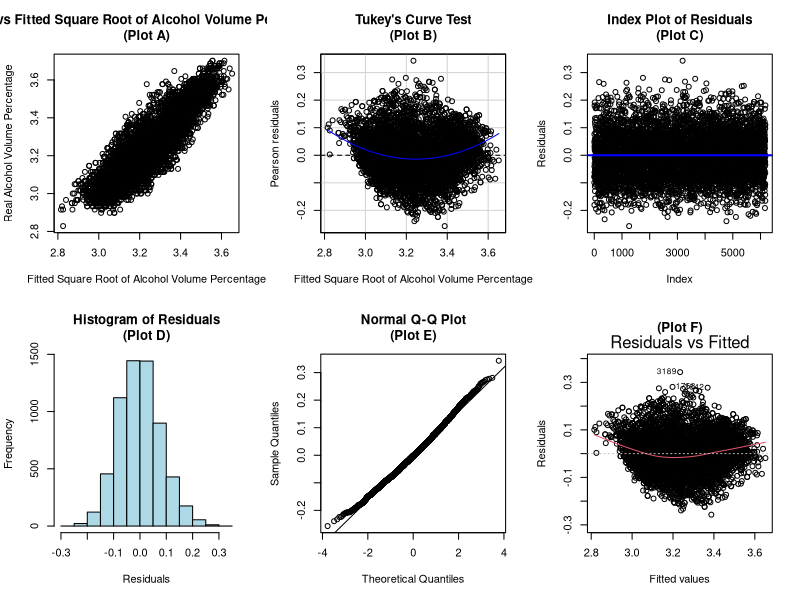
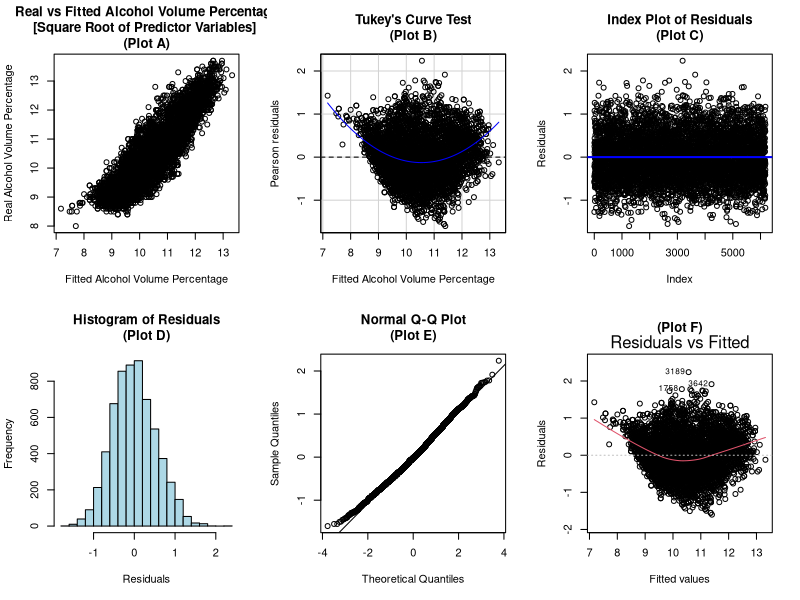
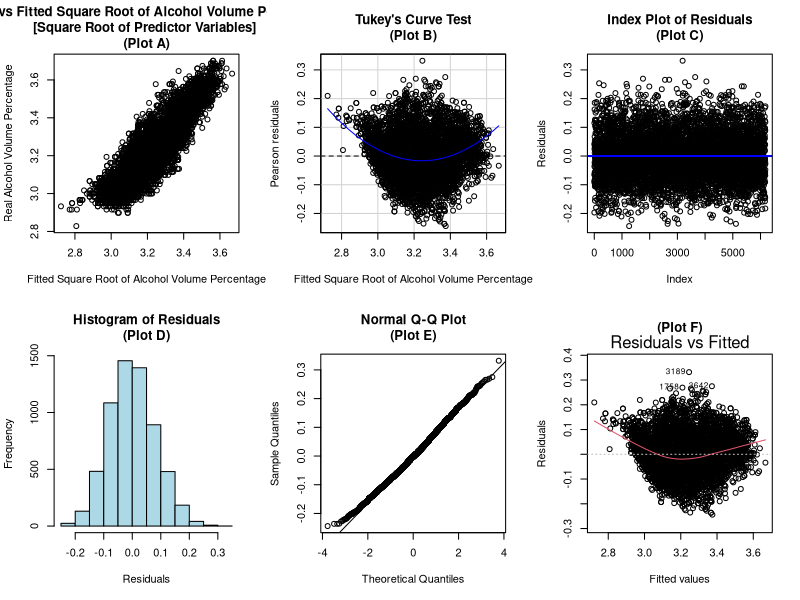

The R source for these figures, in order:
# Derin Gezgin | Johnny Andreasen | Sababa Ahmed
# Fall 2024 | STA 207: Advanced Regression Techniques
# Data Analysis Project | Complete Code
# 6. Applying the sqrt Transformation to response and/or predictor variables
#
#
#

library(car)
library(lmtest)

################## FUNCTION FOR CHECKING LINE CONDITIONS##################

line_assumption_checks = function(y_var, model, model_type, y_lab) {
    # Setting up the grid-space for plotting
    par(mfrow = c(2, 3))
    
    ##### Checking for the Linearity Assumption #####
    # Real vs Fitted Values Plot #
    plot(x = model$fitted.values,
         y = y_var,
         xlab = paste("Fitted", y_lab), 
         ylab = "Real Alcohol Volume Percentage", 
         main = paste("Real vs Fitted", model_type, "\n(Plot A)"))
    abline(h = 0, col = "red", lwd = 2)
    
    # Tukey Test #
    tukey.test = residualPlot(model,
                              main = "Tukey's Curve Test\n(Plot B)",
                              xlab=paste("Fitted", y_lab))
    print(tukey.test)
    
    ##### Checking the Independence Assumption #####
    # Index Plot of Residuals #
    plot(model$residuals, 
         ylab = "Residuals", 
         xlab = "Index", 
         main = "Index Plot of Residuals\n(Plot C)")
    abline(h = mean(model$residuals), col = "blue", lwd = 2)
    
    ##### Checking the Normality Assumption #####
    # Histogram of Residuals #
    hist(model$residuals, 
         main = "Histogram of Residuals\n(Plot D)", 
         xlab = "Residuals", 
         col = "lightblue", 
         border = "black")
    
    # Q-Q Plot #
    qqnorm(model$residuals, main = "Normal Q-Q Plot\n(Plot E)")
    qqline(model$residuals)
    
    ##### Homoscedasticity Assumption #####
    # Residuals vs Fitted Values Plot #
    plot(model, 
         which = 1,
         main=paste("(Plot F)"))
    
    # BP Test #
    bp_test = bptest(model)
    print(bp_test)
    
    # Reset plotting layout
    par(mfrow = c(1, 1))
}
################################################################################

### Loading Data ###
wine_data = read.csv("winequality_cleaned.csv")

# As the data was manually merged, this shuffles the data -with a set random seed-
# to ensure that there is no bias because of the index of data.
PCH = 19
CEX = 0.3


### Response Variable ###
Y = wine_data$alcohol

### Predictor Variables ###
X1 = wine_data$residual.sugar
X2 = wine_data$density
X3 = wine_data$pH
X4 = wine_data$fixed.acidity

### 1. Taking the sqrt of the response variable ###
sqrt_model = lm(sqrt(Y) ~ X1 + X2 + X3 + X4)
summary(sqrt_model)

line_assumption_checks(sqrt(Y), sqrt_model, "Square Root of Alcohol Volume Percentage", "Square Root of Alcohol Volume Percentage")

### 2. Taking the sqrt of the predictor variables ###
sqrt_predictor_model = lm(Y ~ sqrt(X1) + sqrt(X2) + sqrt(X3) + sqrt(X4))
summary(sqrt_predictor_model)
line_assumption_checks(Y, sqrt_predictor_model, "Alcohol Volume Percentage\n[Square Root of Predictor Variables]", "Alcohol Volume Percentage")

### 3. Model with both response and predictor variables as sqrt transformed ###
sqrt_complete_model = lm(sqrt(Y) ~ sqrt(X1) + sqrt(X2) + sqrt(X3) + sqrt(X4))
summary(sqrt_complete_model)
line_assumption_checks(sqrt(Y), sqrt_complete_model, "Square Root of Alcohol Volume Percentage\n[Square Root of Predictor Variables]", "Square Root of Alcohol Volume Percentage")
